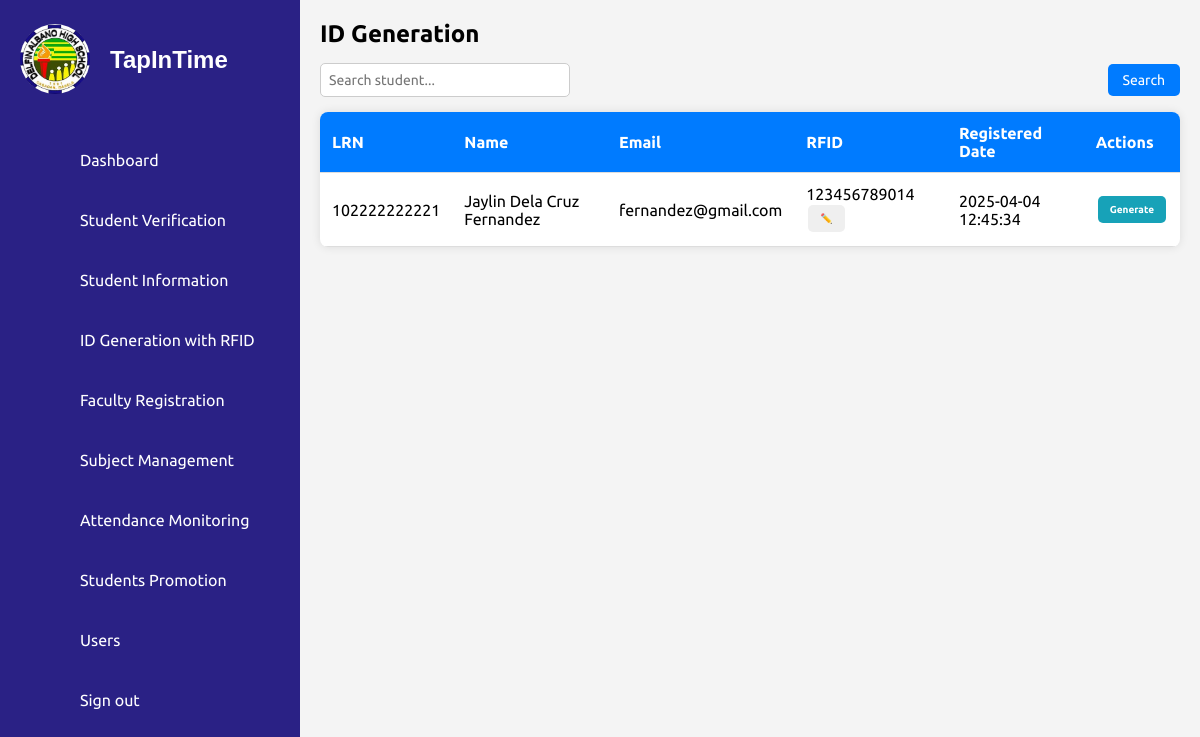
The page /id_generation.php (signed in) on the database as committed earlier.
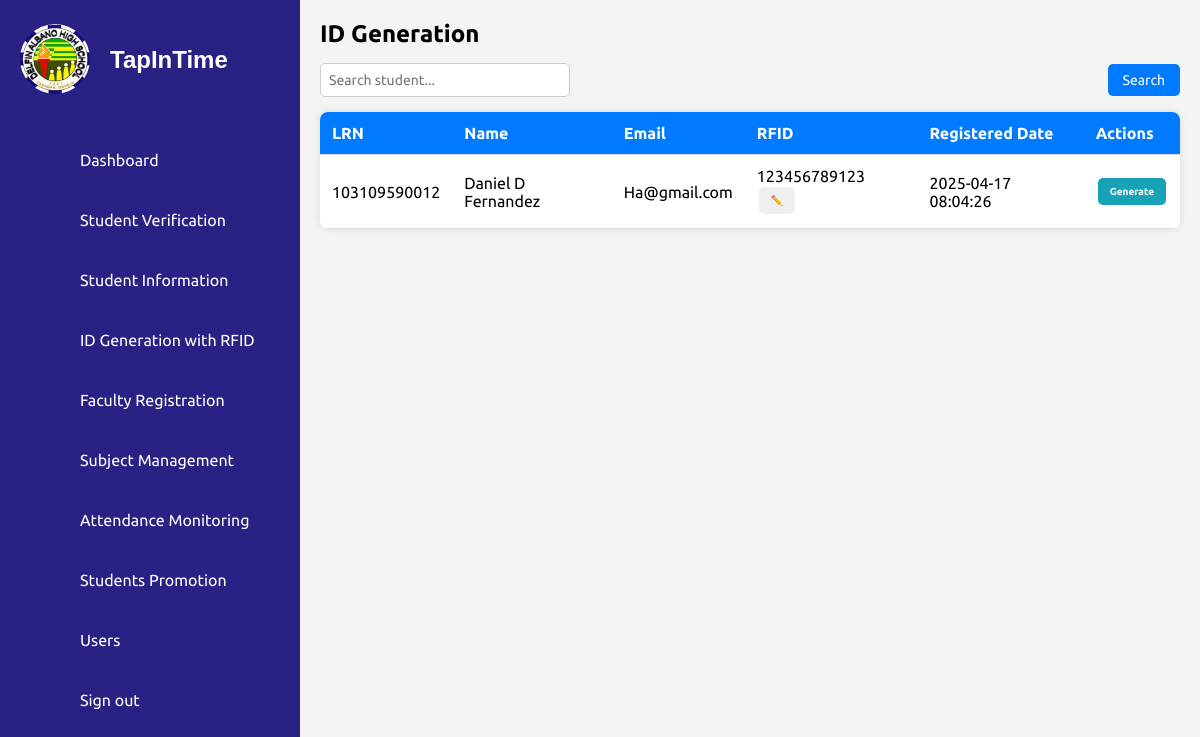
The same page on the database as committed later.
### tables this page shows
CREATE TABLE `students` (
  `id` int(11) NOT NULL,
  `first_name` varchar(50) NOT NULL,
  `middle_name` varchar(50) DEFAULT NULL,
  `last_name` varchar(50) NOT NULL,
  `lrn` varchar(12) NOT NULL,
  `date_of_birth` date NOT NULL,
  `gender` enum('Male','Female') NOT NULL,
  `citizenship` varchar(50) NOT NULL,
  `address` text NOT NULL,
  `contact_number` varchar(15) NOT NULL,
  `email` varchar(100) NOT NULL,
  `guardian_name` varchar(100) NOT NULL,
  `guardian_contact` varchar(15) NOT NULL,
  `guardian_address` varchar(250) NOT NULL,
  `guardian_relationship` varchar(50) NOT NULL,
  `elementary_school` varchar(100) NOT NULL,
  `year_graduated` year(4) NOT NULL,
  `birth_certificate` varchar(255) NOT NULL,
  `id_photo` varchar(255) NOT NULL,
  `good_moral` varchar(255) DEFAULT NULL,
  `student_signature` varchar(255) NOT NULL,
  `section` varchar(50) DEFAULT NULL,
  `school_year` varchar(9) NOT NULL,
  `grade_level` varchar(20) DEFAULT NULL,
  `student_type` varchar(50) NOT NULL,
  `verified_at` timestamp NOT NULL DEFAULT current_timestamp(),
  `created_at` timestamp NOT NULL DEFAULT current_timestamp(),
  `rfid` varchar(50) DEFAULT NULL
);

### id_generation.php (the view, shortened to what this page needs)
<!DOCTYPE html>
<html lang="en">
<head>
    <link rel="stylesheet" href="assets/css/style.css">
    <link rel="stylesheet" href="assets/css/ids.css">
    <link rel="stylesheet" href="assets/css/rfid.css">
</head>
<body>
    <?php include('sidebar.php'); ?>
    <div class="main-content">
        <h2>ID Generation</h2>
        <div class="search-container">
            <input type="text" id="searchInput" placeholder="Search student...">
            <button onclick="searchStudent()">Search</button>
        </div>
        <?php
        include 'db_connection.php';
        $sql = "SELECT lrn, first_name, middle_name, last_name, email, rfid, created_at FROM students";
        $result = mysqli_query($conn, $sql);
        ?>
        <table class="student-table">
            <thead>
                <tr>
                    <th>LRN</th>
                    <th>Name</th>
                    <th>Email</th>
                    <th>RFID</th>
                    <th>Registered Date</th>
                    <th>Actions</th>
                </tr>
            </thead>
            <tbody id="studentTableBody">
                <?php while ($row = mysqli_fetch_assoc($result)): ?>
                    <?php
                        $full_name = $row['first_name'] . ' ' .
                                    (!empty($row['middle_name']) ? $row['middle_name'] . ' ' : '') .
                                    $row['last_name'];
                    ?>
                    <tr>
                        <td><?php echo $row['lrn']; ?></td>
                        <td><?php echo $full_name; ?></td>
                        <td><?php echo $row['email']; ?></td>
                        <td>
                        <span class="rfid-value" data-lrn="<?php echo $row['lrn']; ?>">
                        <?php echo $row['rfid'] ?? 'Not Assigned'; ?>
                        </span>
                         <button class="edit-rfid-btn" data-lrn="<?php echo $row['lrn']; ?>">
                          ✏️
                         </button>
                        </td>
                        <td><?php echo $row['created_at']; ?></td>
                        <td>
                            <button class="generate-btn" data-lrn="<?php echo $row['lrn']; ?>">Generate</button>
                        </td>
                    </tr>
                <?php endwhile; ?>
            </tbody>
        </table>
    </div>
</body>
</html>

### sidebar.php (shortened to what this page needs)
<?php
$userRole = $_SESSION['user_role'] ?? '';
?>
<div class="container">
    <div class="navigation">
        <ul>
            <li class="brand-logo">
                <a href="#">
                    <div class="logo-container">
                        <img src="assets/imgs/dahs.jpg" alt="TapInTime Logo">
                    </div>
                    <span class="title">TapInTime</span>
                </a>
            </li>
            <?php if ($userRole !== 'counselor'): ?>
                <li>
                    <a href="dashboard.php">
                        <span class="icon"><ion-icon name="home-outline"></ion-icon></span>
                        <span class="title">Dashboard</span>
                    </a>
                </li>
            <?php endif; ?>
            <?php if ($userRole === 'counselor' || $userRole === 'admin' || $userRole === 'superadmin'): ?>
                <li>
                    <a href="student_verification.php">
                        <span class="icon"><ion-icon name="checkmark-done-circle-outline"></ion-icon></span>
                        <span class="title">Student Verification</span>
                    </a>
                </li>
                <li>
                    <a href="student_details.php">
                        <span class="icon"><ion-icon name="people-circle-outline"></ion-icon> </span>
                        <span class="title">Student Information</span>
                    </a>
                </li>
                <li>
                    <a href="id_generation.php">
                        <span class="icon"><ion-icon name="card-outline"></ion-icon></span>
                        <span class="title">ID Generation with RFID</span>
                    </a>
                </li>
            <?php endif; ?>
            <?php if ($userRole !== 'counselor'): ?>
                <li>
                    <a href="faculty_registration.php">
                        <span class="icon"><ion-icon name="school-outline"></ion-icon></span>
                        <span class="title">Faculty Registration</span>
                    </a>
                </li>
                <li>
                    <a href="subject_management.php">
                        <span class="icon"><ion-icon name="library-outline"></ion-icon></span>
                        <span class="title">Subject Management</span>
                    </a>
                </li>
                <li>
                    <a href="attendance_monitoring.html">
                        <span class="icon"><ion-icon name="stats-chart-outline"></ion-icon></span>
                        <span class="title">Attendance Monitoring</span>
                    </a>
                </li>
                <li>
                    <a href="student_promotion.php">
                        <span class="icon"><ion-icon name="ribbon-outline"></ion-icon></span>
                        <span class="title">Students Promotion</span>
                    </a>
                </li>
            <?php endif; ?>
            <?php if ($userRole === 'superadmin'): ?>
            <li>
            <a href="user.php">
            <span class="icon"><ion-icon name="person-outline"></ion-icon></span>
            <span class="title">Users</span>
            </a>
            </li>
            <?php endif; ?>
            <li>
                <a href="index.php">
                    <span class="icon"><ion-icon name="log-in-outline"></ion-icon></span>
                    <span class="title">Sign out</span>
                </a>
            </li>
        </ul>
    </div>
</div>

### assets/css/style.css (style rules this page uses)
* { font-family: 'Ubuntu', sans-serif; margin: 0; padding: 0; box-sizing: border-box; }
:root { --blue: #2a2185; --white: #fff; --gray: #f5f5f5; --black1: #222; --black2: #999; }
body { min-height: 100vh; overflow-x: hidden; }
.container { position: relative; width: 100%; }
.navigation { position: fixed; width: 300px; height: 100%; background: var(--blue); border-left: 10px solid var(--blue); transition: 0.5s; overflow: hidden; overflow-y: auto; scrollbar-width: none; -ms-overflow-style: none; }
.navigation ul { position: absolute; top: 0; left: 0; width: 100%; }
.navigation ul li { position: relative; width: 100%; list-style: none; border-top-left-radius: 30px; border-bottom-left-radius: 30px; }
.navigation ul li:nth-child(1) { margin-bottom: 40px; pointer-events: none; text-align: center; }
.navigation ul li a { display: flex; align-items: center; text-decoration: none; color: var(--white); height: 60px; }
.navigation ul li a .icon { min-width: 60px; height: 60px; display: flex; align-items: center; justify-content: center; }
.navigation ul li a .title { display: flex; align-items: center; padding-left: 10px; white-space: nowrap; }
.logo-container img { width: 70px; height: 70px; border-radius: 50%; object-fit: cover; }
.brand-logo { display: flex; align-items: center; justify-content: start; padding-left: 10px; padding-top: 30px; }
.brand-logo .title { font-size: 1.5rem; font-weight: 600; font-family: 'Poppins', sans-serif; color: var(--white); margin-left: 10px; white-space: nowrap; }
.main-content { margin-left: 300px; padding: 20px; background-color: #f4f4f4; min-height: 100vh; overflow-x: hidden; width: calc(100% - 300px); }
.main-content h2 { font-size: 24px; font-weight: bold; margin-bottom: 15px; }
.search-container { display: flex; justify-content: space-between; align-items: center; margin-bottom: 15px; }
.search-container input { width: 250px; padding: 8px; border: 1px solid #ccc; border-radius: 5px; font-size: 14px; }
.search-container button { padding: 8px 15px; background-color: #007bff; color: white; border: none; border-radius: 5px; cursor: pointer; font-size: 14px; }
.student-table { width: 100%; border-collapse: collapse; background: white; border-radius: 8px; overflow: hidden; box-shadow: 0 0 10px rgba(0, 0, 0, 0.1); }
.student-table td { text-align: center; vertical-align: middle; padding: 10px; }
.student-table td button { display: inline-flex; padding: 8px 12px; margin: 2px; border: none; border-radius: 5px; font-size: 10px; cursor: pointer; transition: 0.3s; }
.student-table th, .student-table td { padding: 12px; text-align: left; border-bottom: 1px solid #ddd; }
.student-table th { background-color: #007bff; color: white; }
.generate-btn { padding: 8px 16px; border: none; border-radius: 5px; cursor: pointer; font-size: 14px; background-color: #17a2b8; color: white; font-weight: bold; transition: background-color 0.3s ease; }

Rows that differ between the two databases and show on the page:
removed students: lrn "102222222221", full_name "Jaylin Dela Cruz Fernandez", email "fernandez@gmail.com", rfid "123456789014", created_at "2025-04-04 12:45:34"
added students: lrn "103109590012", full_name "Daniel D Fernandez", email "Ha@gmail.com", rfid "123456789123", created_at "2025-04-17 08:04:26"
